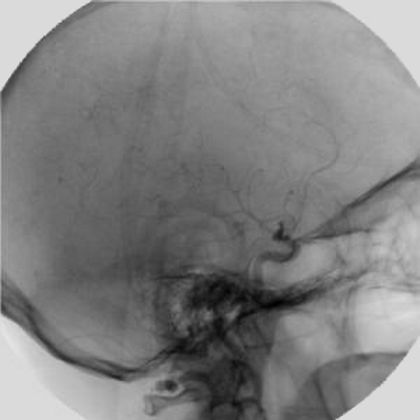
%> input picture Chp 2/2.6.3 Arthematic Operations/2. Subtraction/img.tif, 420 x 420 px
$ octave substraction.m   (GNU Octave 9; MATLAB toolbox functions it lacks are replaced by stand-ins)
%> lines starting %> are read from the running program, lines starting %| are printed output that depends on the picture
img = imread('img.tif');
%> img is the input picture: size 420x420 uint8; min 0, max 229, mean 129.3
mask = imread('mask.tif');
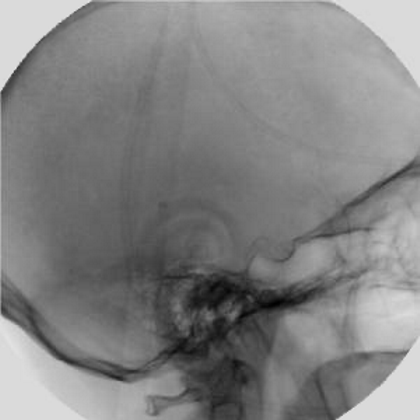
%> input picture Chp 2/2.6.3 Arthematic Operations/2. Subtraction/mask.tif, 420 x 420 px
%> mask is the input picture: size 420x420 uint8; min 0, max 234, mean 130.7


subplot(1, 3, 1); imshow(img);                      title('Original img')
subplot(1, 3, 2); imshow(mask);                     title('Mask')
subplot(1, 3, 3); imshow(enhance_img(img, mask));	title('Diffrance of Original img & Mask')


function final_img = enhance_img(img, mask)
    enhanced = double(img) - double(mask);
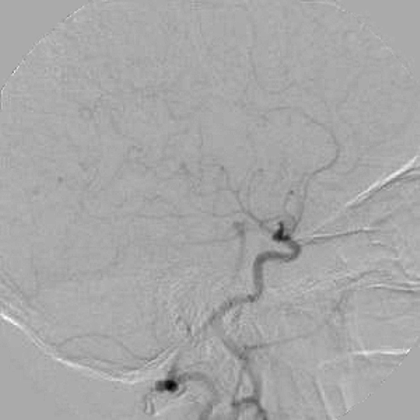
%> enhanced: size 420x420 double; min -104, max 52, mean -1.4; drawn with min black and max white
    final_img = rescale(enhanced);
end


% Rescaling
function final_img = rescale(img)
    no_of_intensity_levels = 256;

    img = double(img);

    % Scaling
    temp = img - min(min(img));
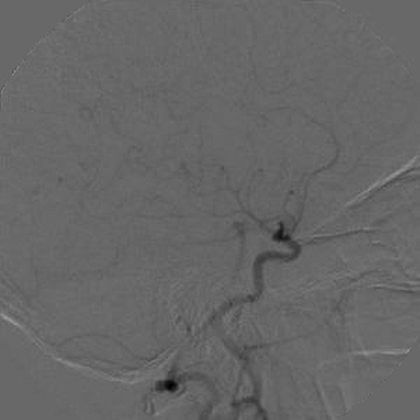
%> temp: size 420x420 double; min 0, max 156, mean 102.6
    transformed_img = (no_of_intensity_levels - 1) * (temp/max(max(temp)));

    final_img = uint8(transformed_img);
end
